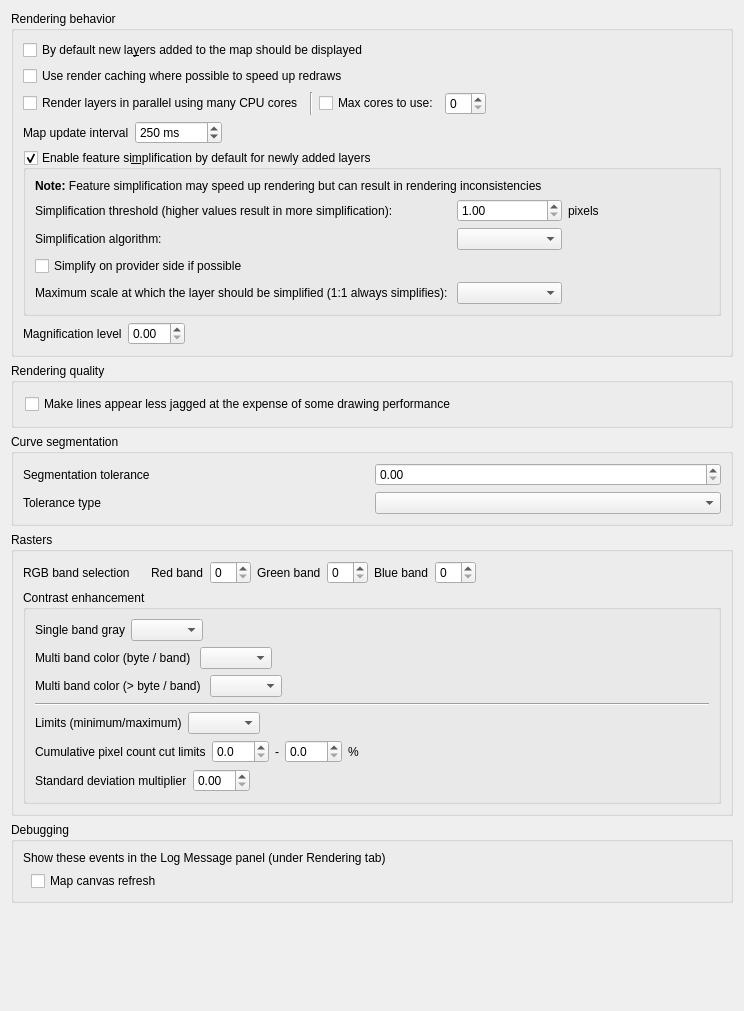
             <widget class="QWidget" name="mOptionsScrollAreaContents_04">
              <property name="geometry">
               <rect>
                <x>0</x>
                <y>0</y>
                <width>744</width>
                <height>1011</height>
               </rect>
              </property>
              <layout class="QGridLayout" name="gridLayout_22">
               <item row="0" column="0">
                <widget class="QgsCollapsibleGroupBox" name="groupBox_5">
                 <property name="title">
                  <string>Rendering behavior</string>
                 </property>
                 <layout class="QVBoxLayout" name="verticalLayout_9">
                  <item>
                   <widget class="QCheckBox" name="chkAddedVisibility">
                    <property name="text">
                     <string>By default new la&amp;yers added to the map should be displayed</string>
                    </property>
                   </widget>
                  </item>
                  <item>
                   <widget class="QCheckBox" name="chkUseRenderCaching">
                    <property name="text">
                     <string>Use render caching where possible to speed up redraws</string>
                    </property>
                   </widget>
                  </item>
                  <item>
                   <layout class="QHBoxLayout" name="horizontalLayout_26">
                    <item>
                     <widget class="QCheckBox" name="chkParallelRendering">
                      <property name="text">
                       <string>Render layers in parallel using many CPU cores</string>
                      </property>
                     </widget>
                    </item>
                    <item>
                     <widget class="Line" name="line_6">
                      <property name="orientation">
                       <enum>Qt::Vertical</enum>
                      </property>
                     </widget>
                    </item>
                    <item>
                     <widget class="QCheckBox" name="chkMaxThreads">
                      <property name="text">
                       <string>Max cores to use:</string>
                      </property>
                     </widget>
                    </item>
                    <item>
                     <widget class="QSpinBox" name="spinMaxThreads"/>
                    </item>
                    <item>
                     <spacer name="horizontalSpacer_41">
                      <property name="orientation">
                       <enum>Qt::Horizontal</enum>
                      </property>
                      <property name="sizeHint" stdset="0">
                       <size>
                        <width>40</width>
                        <height>20</height>
                       </size>
                      </property>
                     </spacer>
                    </item>
                   </layout>
                  </item>
                  <item>
                   <layout class="QHBoxLayout" name="horizontalLayout_4">
                    <item>
                     <widget class="QLabel" name="label_56">
                      <property name="text">
                       <string>Map update interval</string>
                      </property>
                     </widget>
                    </item>
                    <item>
                     <widget class="QSpinBox" name="spinMapUpdateInterval">
                      <property name="suffix">
                       <string> ms</string>
                      </property>
                      <property name="maximum">
                       <number>999999</number>
                      </property>
                      <property name="singleStep">
                       <number>50</number>
                      </property>
                      <property name="value">
                       <number>250</number>
                      </property>
                     </widget>
                    </item>
                    <item>
                     <spacer name="horizontalSpacer_46">
                      <property name="orientation">
                       <enum>Qt::Horizontal</enum>
                      </property>
                      <property name="sizeHint" stdset="0">
                       <size>
                        <width>40</width>
                        <height>20</height>
                       </size>
                      </property>
                     </spacer>
                    </item>
                   </layout>
                  </item>
                  <item>
                   <widget class="QgsCollapsibleGroupBox" name="mSimplifyDrawingGroupBox">
                    <property name="title">
                     <string>Enable feature si&amp;mplification by default for newly added layers</string>
                    </property>
                    <property name="flat">
                     <bool>true</bool>
                    </property>
                    <property name="checkable">
                     <bool>true</bool>
                    </property>
                    <layout class="QGridLayout" name="_14">
                     <item row="0" column="1" colspan="4">
                      <widget class="QLabel" name="label_59">
                       <property name="text">
                        <string>&lt;b&gt;Note:&lt;/b&gt; Feature simplification may speed up rendering but can result in rendering inconsistencies</string>
                       </property>
                      </widget>
                     </item>
                     <item row="1" column="1">
                      <widget class="QLabel" name="label_65">
                       <property name="text">
                        <string>Simplification threshold (higher values result in more simplification): </string>
                       </property>
                       <property name="margin">
                        <number>2</number>
                       </property>
                      </widget>
                     </item>
                     <item row="1" column="2">
                      <widget class="QDoubleSpinBox" name="mSimplifyDrawingSpinBox">
                       <property name="toolTip">
                        <string>Higher values result in more simplification</string>
                       </property>
                       <property name="decimals">
                        <number>2</number>
                       </property>
                       <property name="minimum">
                        <double>1.000000000000000</double>
                       </property>
                       <property name="maximum">
                        <double>5.000000000000000</double>
                       </property>
                       <property name="singleStep">
                        <double>0.200000000000000</double>
                       </property>
                       <property name="value">
                        <double>1.000000000000000</double>
                       </property>
                      </widget>
                     </item>
                     <item row="1" column="3">
                      <widget class="QLabel" name="mSimplifyDrawingPx">
                       <property name="text">
                        <string>pixels</string>
                       </property>
                       <property name="margin">
                        <number>2</number>
                       </property>
                      </widget>
                     </item>
                     <item row="1" column="4">
                      <spacer name="horizontalSpacer_40">
                       <property name="orientation">
                        <enum>Qt::Horizontal</enum>
                       </property>
                       <property name="sizeHint" stdset="0">
                        <size>
                         <width>20</width>
                         <height>20</height>
                        </size>
                       </property>
                      </spacer>
                     </item>
                     <item row="2" column="1">
                      <widget class="QLabel" name="mSimplifyAlgorithmLabel">
                       <property name="toolTip">
                        <string>This algorithm only is applied to simplify on local side</string>
                       </property>
                       <property name="text">
                        <string>Simplification algorithm: </string>
                       </property>
                       <property name="margin">
                        <number>2</number>
                       </property>
                      </widget>
                     </item>
                     <item row="2" column="2">
                      <widget class="QComboBox" name="mSimplifyAlgorithmComboBox"/>
                     </item>
                     <item row="3" column="1" colspan="4">
                      <widget class="QCheckBox" name="mSimplifyDrawingAtProvider">
                       <property name="text">
                        <string>Simplify on provider side if possible</string>
                       </property>
                      </widget>
                     </item>
                     <item row="4" column="1">
                      <widget class="QLabel" name="mSimplifyMaxScaleLabel">
                       <property name="text">
                        <string>Maximum scale at which the layer should be simplified (1:1 always simplifies): </string>
                       </property>
                       <property name="margin">
                        <number>2</number>
                       </property>
                      </widget>
                     </item>
                     <item row="4" column="2">
                      <widget class="QgsScaleComboBox" name="mSimplifyMaximumScaleComboBox">
                       <property name="sizePolicy">
                        <sizepolicy hsizetype="Expanding" vsizetype="Fixed">
                         <horstretch>0</horstretch>
                         <verstretch>0</verstretch>
                        </sizepolicy>
                       </property>
                      </widget>
                     </item>
                    </layout>
                   </widget>
                  </item>
                  <item>
                   <layout class="QHBoxLayout" name="horizontalLayout_5">
                    <property name="topMargin">
                     <number>0</number>
                    </property>
                    <item>
                     <widget class="QLabel" name="labelMagnifier">
                      <property name="text">
                       <string>Magnification level</string>
                      </property>
                     </widget>
                    </item>
                    <item>
                     <widget class="QDoubleSpinBox" name="doubleSpinBoxMagnifierDefault"/>
                    </item>
                    <item>
                     <spacer name="horizontalSpacer_4">
                      <property name="orientation">
                       <enum>Qt::Horizontal</enum>
                      </property>
                      <property name="sizeType">
                       <enum>QSizePolicy::Expanding</enum>
                      </property>
                      <property name="sizeHint" stdset="0">
                       <size>
                        <width>40</width>
                        <height>20</height>
                       </size>
                      </property>
                     </spacer>
                    </item>
                   </layout>
                  </item>
                 </layout>
                </widget>
               </item>
               <item row="1" column="0">
                <widget class="QgsCollapsibleGroupBox" name="groupBox_8">
                 <property name="title">
                  <string>Rendering quality</string>
                 </property>
                 <layout class="QVBoxLayout" name="_5">
                  <property name="leftMargin">
                   <number>11</number>
                  </property>
                  <property name="topMargin">
                   <number>11</number>
                  </property>
                  <property name="rightMargin">
                   <number>11</number>
                  </property>
                  <property name="bottomMargin">
                   <number>11</number>
                  </property>
                  <item>
                   <widget class="QCheckBox" name="chkAntiAliasing">
                    <property name="text">
                     <string>Make lines appear less jagged at the expense of some drawing performance</string>
                    </property>
                   </widget>
                  </item>
                 </layout>
                </widget>
               </item>
               <item row="2" column="0">
                <widget class="QGroupBox" name="mSegmentationGroupBox">
                 <property name="title">
                  <string>Curve segmentation</string>
                 </property>
                 <layout class="QGridLayout" name="gridLayout_20">
                  <item row="0" column="0">
                   <widget class="QLabel" name="mSegmentationToleranceLabel">
                    <property name="text">
                     <string>Segmentation tolerance</string>
                    </property>
                   </widget>
                  </item>
                  <item row="0" column="1">
                   <widget class="QDoubleSpinBox" name="mSegmentationToleranceSpinBox"/>
                  </item>
                  <item row="1" column="0">
                   <widget class="QLabel" name="mToleranceTypeLabel">
                    <property name="text">
                     <string>Tolerance type</string>
                    </property>
                   </widget>
                  </item>
                  <item row="1" column="1">
                   <widget class="QComboBox" name="mToleranceTypeComboBox"/>
                  </item>
                 </layout>
                </widget>
               </item>
               <item row="3" column="0">
                <widget class="QgsCollapsibleGroupBox" name="groupBox_14">
                 <property name="title">
                  <string>Rasters</string>
                 </property>
                 <layout class="QVBoxLayout" name="verticalLayout_10">
                  <item>
                   <widget class="QWidget" name="widget" native="true">
                    <layout class="QHBoxLayout" name="horizontalLayout_19">
                     <property name="leftMargin">
                      <number>0</number>
                     </property>
                     <property name="topMargin">
                      <number>0</number>
                     </property>
                     <property name="rightMargin">
                      <number>0</number>
                     </property>
                     <property name="bottomMargin">
                      <number>0</number>
                     </property>
                     <item>
                      <widget class="QLabel" name="label_21">
                       <property name="text">
                        <string>RGB band selection</string>
                       </property>
                      </widget>
                     </item>
                     <item>
                      <spacer name="horizontalSpacer_19">
                       <property name="orientation">
                        <enum>Qt::Horizontal</enum>
                       </property>
                       <property name="sizeType">
                        <enum>QSizePolicy::Maximum</enum>
                       </property>
                       <property name="sizeHint" stdset="0">
                        <size>
                         <width>15</width>
                         <height>20</height>
                        </size>
                       </property>
                      </spacer>
                     </item>
                     <item>
                      <widget class="QLabel" name="label_22">
                       <property name="text">
                        <string>Red band</string>
                       </property>
                      </widget>
                     </item>
                     <item>
                      <widget class="QSpinBox" name="spnRed"/>
                     </item>
                     <item>
                      <widget class="QLabel" name="label_23">
                       <property name="text">
                        <string>Green band</string>
                       </property>
                      </widget>
                     </item>
                     <item>
                      <widget class="QSpinBox" name="spnGreen"/>
                     </item>
                     <item>
                      <widget class="QLabel" name="label_24">
                       <property name="text">
                        <string>Blue band</string>
                       </property>
                      </widget>
                     </item>
                     <item>
                      <widget class="QSpinBox" name="spnBlue"/>
                     </item>
                     <item>
                      <spacer name="horizontalSpacer_20">
                       <property name="orientation">
                        <enum>Qt::Horizontal</enum>
                       </property>
                       <property name="sizeHint" stdset="0">
                        <size>
                         <width>40</width>
                         <height>20</height>
                        </size>
                       </property>
                      </spacer>
                     </item>
                    </layout>
                   </widget>
                  </item>
                  <item>
                   <widget class="QGroupBox" name="groupBox_17">
                    <property name="title">
                     <string>Contrast enhancement</string>
                    </property>
                    <property name="flat">
                     <bool>true</bool>
                    </property>
                    <layout class="QVBoxLayout" name="verticalLayout_11">
                     <item>
                      <widget class="QWidget" name="widget_3" native="true">
                       <layout class="QHBoxLayout" name="horizontalLayout_22">
                        <property name="leftMargin">
                         <number>0</number>
                        </property>
                        <property name="topMargin">
                         <number>0</number>
                        </property>
                        <property name="rightMargin">
                         <number>0</number>
                        </property>
                        <property name="bottomMargin">
                         <number>0</number>
                        </property>
                        <item>
                         <widget class="QLabel" name="label_37">
                          <property name="text">
                           <string>Single band gray</string>
                          </property>
                         </widget>
                        </item>
                        <item>
                         <widget class="QComboBox" name="cboxContrastEnhancementAlgorithmSingleBand"/>
                        </item>
                        <item>
                         <spacer name="horizontalSpacer_23">
                          <property name="orientation">
                           <enum>Qt::Horizontal</enum>
                          </property>
                          <property name="sizeHint" stdset="0">
                           <size>
                            <width>208</width>
                            <height>20</height>
                           </size>
                          </property>
                         </spacer>
                        </item>
                       </layout>
                      </widget>
                     </item>
                     <item>
                      <widget class="QWidget" name="widget_4" native="true">
                       <layout class="QHBoxLayout" name="horizontalLayout_23">
                        <property name="leftMargin">
                         <number>0</number>
                        </property>
                        <property name="topMargin">
                         <number>0</number>
                        </property>
                        <property name="rightMargin">
                         <number>0</number>
                        </property>
                        <property name="bottomMargin">
                         <number>0</number>
                        </property>
                        <item>
                         <widget class="QLabel" name="label_38">
                          <property name="text">
                           <string>Multi band color (byte / band) </string>
                          </property>
                         </widget>
                        </item>
                        <item>
                         <widget class="QComboBox" name="cboxContrastEnhancementAlgorithmMultiBandSingleByte"/>
                        </item>
                        <item>
                         <spacer name="horizontalSpacer_24">
                          <property name="orientation">
                           <enum>Qt::Horizontal</enum>
                          </property>
                          <property name="sizeHint" stdset="0">
                           <size>
                            <width>208</width>
                            <height>20</height>
                           </size>
                          </property>
                         </spacer>
                        </item>
                       </layout>
                      </widget>
                     </item>
                     <item>
                      <widget class="QWidget" name="widget_5" native="true">
                       <layout class="QHBoxLayout" name="horizontalLayout_24">
                        <property name="leftMargin">
                         <number>0</number>
                        </property>
                        <property name="topMargin">
                         <number>0</number>
                        </property>
                        <property name="rightMargin">
                         <number>0</number>
                        </property>
                        <property name="bottomMargin">
                         <number>0</number>
                        </property>
                        <item>
                         <widget class="QLabel" name="label_39">
                          <property name="text">
                           <string>Multi band color (&gt; byte / band) </string>
                          </property>
                         </widget>
                        </item>
                        <item>
                         <widget class="QComboBox" name="cboxContrastEnhancementAlgorithmMultiBandMultiByte"/>
                        </item>
                        <item>
                         <spacer name="horizontalSpacer_25">
                          <property name="orientation">
                           <enum>Qt::Horizontal</enum>
                          </property>
                          <property name="sizeHint" stdset="0">
                           <size>
                            <width>208</width>
                            <height>20</height>
                           </size>
                          </property>
                         </spacer>
                        </item>
                       </layout>
                      </widget>
                     </item>
                     <item>
                      <widget class="Line" name="line">
                       <property name="orientation">
                        <enum>Qt::Horizontal</enum>
                       </property>
                      </widget>
                     </item>
                     <item>
                      <widget class="QWidget" name="widget_6" native="true">
                       <layout class="QHBoxLayout" name="horizontalLayout_25">
                        <property name="leftMargin">
                         <number>0</number>
                        </property>
                        <property name="topMargin">
                         <number>0</number>
                        </property>
                        <property name="rightMargin">
                         <number>0</number>
                        </property>
                        <property name="bottomMargin">
                         <number>0</number>
                        </property>
                        <item>
                         <widget class="QLabel" name="label_40">
                          <property name="text">
                           <string>Limits (minimum/maximum)</string>
                          </property>
                         </widget>
                        </item>
                        <item>
                         <widget class="QComboBox" name="cboxContrastEnhancementLimits"/>
                        </item>
                        <item>
                         <spacer name="horizontalSpacer_26">
                          <property name="orientation">
                           <enum>Qt::Horizontal</enum>
                          </property>
                          <property name="sizeHint" stdset="0">
                           <size>
                            <width>208</width>
                            <height>20</height>
                           </size>
                          </property>
                         </spacer>
                        </item>
                       </layout>
                      </widget>
                     </item>
                     <item>
                      <widget class="QWidget" name="widget_7" native="true">
                       <layout class="QHBoxLayout" name="horizontalLayout_18">
                        <property name="leftMargin">
                         <number>0</number>
                        </property>
                        <property name="topMargin">
                         <number>0</number>
                        </property>
                        <property name="rightMargin">
                         <number>0</number>
                        </property>
                        <property name="bottomMargin">
                         <number>0</number>
                        </property>
                        <item>
                         <widget class="QLabel" name="label_36">
                          <property name="text">
                           <string>Cumulative pixel count cut limits</string>
                          </property>
                         </widget>
                        </item>
                        <item>
                         <widget class="QDoubleSpinBox" name="mRasterCumulativeCutLowerDoubleSpinBox">
                          <property name="decimals">
                           <number>1</number>
                          </property>
                         </widget>
                        </item>
                        <item>
                         <widget class="QLabel" name="label_34">
                          <property name="text">
                           <string>-</string>
                          </property>
                         </widget>
                        </item>
                        <item>
                         <widget class="QDoubleSpinBox" name="mRasterCumulativeCutUpperDoubleSpinBox">
                          <property name="decimals">
                           <number>1</number>
                          </property>
                         </widget>
                        </item>
                        <item>
                         <widget class="QLabel" name="label_35">
                          <property name="text">
                           <string>%</string>
                          </property>
                         </widget>
                        </item>
                        <item>
                         <spacer name="horizontalSpacer_18">
                          <property name="orientation">
                           <enum>Qt::Horizontal</enum>
                          </property>
                          <property name="sizeHint" stdset="0">
                           <size>
                            <width>123</width>
                            <height>20</height>
                           </size>
                          </property>
                         </spacer>
                        </item>
                       </layout>
                      </widget>
                     </item>
                     <item>
                      <widget class="QWidget" name="widget_2" native="true">
                       <layout class="QHBoxLayout" name="horizontalLayout_20">
                        <property name="leftMargin">
                         <number>0</number>
                        </property>
                        <property name="topMargin">
                         <number>0</number>
                        </property>
                        <property name="rightMargin">
                         <number>0</number>
                        </property>
                        <property name="bottomMargin">
                         <number>0</number>
                        </property>
                        <item>
                         <widget class="QLabel" name="label_25">
                          <property name="text">
                           <string>Standard deviation multiplier</string>
                          </property>
                         </widget>
                        </item>
                        <item>
                         <widget class="QDoubleSpinBox" name="spnThreeBandStdDev">
                          <property name="maximum">
                           <double>10.000000000000000</double>
                          </property>
                          <property name="singleStep">
                           <double>0.100000000000000</double>
                          </property>
                         </widget>
                        </item>
                        <item>
                         <spacer name="horizontalSpacer_21">
                          <property name="orientation">
                           <enum>Qt::Horizontal</enum>
                          </property>
                          <property name="sizeHint" stdset="0">
                           <size>
                            <width>258</width>
                            <height>20</height>
                           </size>
                          </property>
                         </spacer>
                        </item>
                       </layout>
                      </widget>
                     </item>
                    </layout>
                   </widget>
                  </item>
                 </layout>
                </widget>
               </item>
               <item row="4" column="0">
                <widget class="QgsCollapsibleGroupBox" name="groupBox_22">
                 <property name="title">
                  <string>Debugging</string>
                 </property>
                 <layout class="QVBoxLayout" name="verticalLayout_35">
                  <item>
                   <widget class="QLabel" name="label_55">
                    <property name="text">
                     <string>Show these events in the Log Message panel (under Rendering tab)</string>
                    </property>
                   </widget>
                  </item>
                  <item>
                   <layout class="QGridLayout" name="gridLayout_6">
                    <item row="0" column="0">
                     <spacer name="horizontalSpacer_37">
                      <property name="orientation">
                       <enum>Qt::Horizontal</enum>
                      </property>
                      <property name="sizeType">
                       <enum>QSizePolicy::Fixed</enum>
                      </property>
                      <property name="sizeHint" stdset="0">
                       <size>
                        <width>8</width>
                        <height>20</height>
                       </size>
                      </property>
                     </spacer>
                    </item>
                    <item row="0" column="1">
                     <widget class="QCheckBox" name="mLogCanvasRefreshChkBx">
                      <property name="text">
                       <string>Map canvas refresh</string>
                      </property>
                     </widget>
                    </item>
                   </layout>
                  </item>
                 </layout>
                </widget>
               </item>
               <item row="5" column="0">
                <spacer name="verticalSpacer_6">
                 <property name="orientation">
                  <enum>Qt::Vertical</enum>
                 </property>
                 <property name="sizeHint" stdset="0">
                  <size>
                   <width>20</width>
                   <height>40</height>
                  </size>
                 </property>
                </spacer>
               </item>
              </layout>
             </widget>
